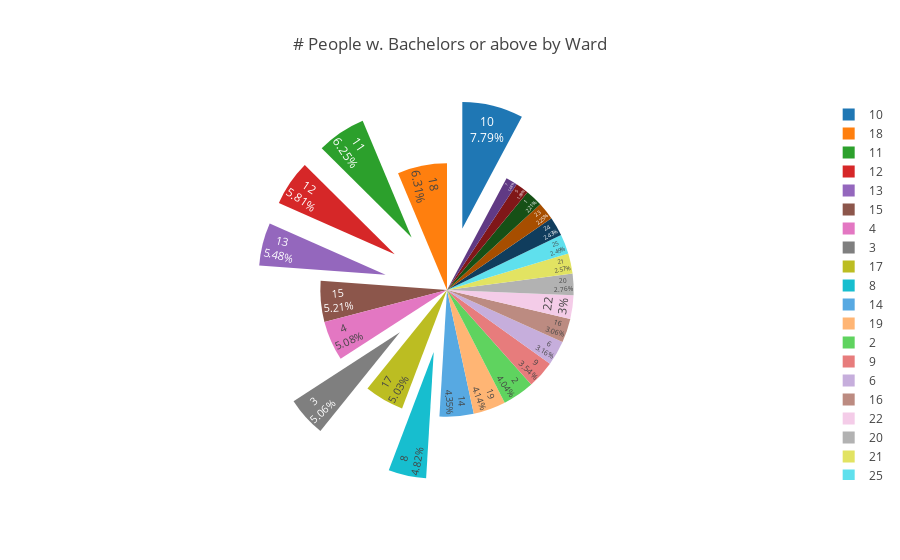

Notebook cell for this chart:
### Markdown cell above
#### Let's take a closer look at what's different in these six wards...
<hr />
<br />

# 1. <u>`Education`</u>

### Code cell
# analyze education level of target wards with pie graph

query = """
        SELECT ward_id, bachelors_and_above FROM ward_education;
        """

df = pd.read_sql_query(query, sql_engine)

pie_chart = px.pie(df,
                names='ward_id',
                values='bachelors_and_above',
                title='# People w. Bachelors or above by Ward',
                template='gridon'
                )

# I could've code-golf'ed this so hard with a list comprehension; but I chose the higher path of readable code
pull_arr = []
for i in range(1, 26):
    pull_arr.append(0.5 if i in [3, 8, 10, 11, 12, 13] else 0)

pie_chart.update_traces(textposition='inside', textinfo='percent+label', pull=pull_arr)
pie_chart.show()

### Figure 1 — Plotly figure (JSON) as saved in the notebook; plotly's stock layout.template omitted (floating-point values rounded to 4 significant figures)
{"data": [{"domain": {"x": [0, 1], "y": [0, 1]}, "hovertemplate": "ward_id=%{label}<br>bachelors_and_above=%{value}<extra></extra>", "labels": [1, 2, 3, 4, 5, 6, 7, 8, 9, 10, 11, 12, 13, 14, 15, 16, 17, 18, 19, 20, 21, 22, 23, 24, 25], "legendgroup": "", "name": "", "pull": [0, 0, 0.5, 0, 0, 0, 0, 0.5, 0, 0.5, 0.5, 0.5, 0.5, 0, 0, 0, 0, 0, 0, 0, 0, 0, 0, 0, 0], "showlegend": true, "textinfo": "percent+label", "textposition": "inside", "type": "pie", "values": [18445, 33770, 42270, 42460, 14095, 26360, 12385, 40265, 29545, 65045, 52195, 48515, 45735, 36315, 43480, 25565, 42025, 52730, 34560, 23065, 21490, 25065, 18785, 20275, 20830]}], "layout": {"legend": {"tracegroupgap": 0}, "title": {"text": "# People w. Bachelors or above by Ward"}}}
